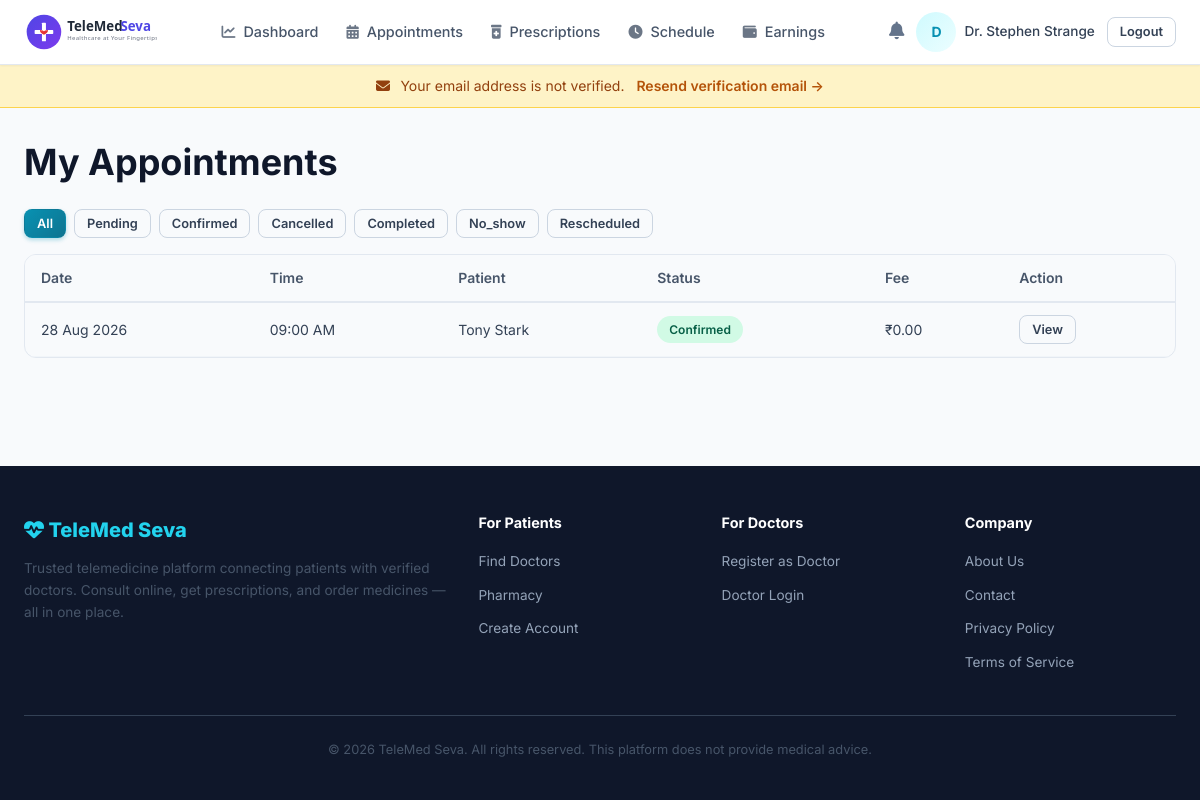
The page /appointments/my (signed in) on the database its author committed.
### app/models/user.py (models this page shows, shortened)
class User(UserMixin, db.Model):
    __tablename__ = 'users'
    id = db.Column(db.Integer, primary_key=True)
    email = db.Column(db.String(255), unique=True, nullable=False, index=True)
    password_hash = db.Column(db.String(256), nullable=False)
    role = db.Column(db.Enum(UserRole), nullable=False, default=UserRole.PATIENT)
    is_active = db.Column(db.Boolean, default=True, nullable=False)
    email_verified = db.Column(db.Boolean, default=False, nullable=False)
    created_at = db.Column(db.DateTime, default=lambda: datetime.now(timezone.utc), nullable=False)
    updated_at = db.Column(
        db.DateTime,
        default=lambda: datetime.now(timezone.utc),
        onupdate=lambda: datetime.now(timezone.utc),
    )
    last_login_at = db.Column(db.DateTime)
    last_login_ip = db.Column(db.String(45))
    patient_profile = db.relationship(
        'PatientProfile', backref='user', uselist=False, cascade='all, delete-orphan'
    )
    doctor_profile = db.relationship(
        'DoctorProfile', backref='user', uselist=False, cascade='all, delete-orphan'
    )
    addresses = db.relationship('Address', backref='user', lazy='dynamic', cascade='all, delete-orphan')
    notifications = db.relationship('Notification', backref='user', lazy='dynamic', cascade='all, delete-orphan')
    @property
    def display_name(self):
        if self.role == UserRole.PATIENT and self.patient_profile:
            return self.patient_profile.full_name
        if self.role == UserRole.DOCTOR and self.doctor_profile:
            return f'Dr. {self.doctor_profile.full_name}'
        return self.email.split('@')[0]
    @property
    def avatar_url(self):
        profile = self.patient_profile or self.doctor_profile
        if profile and profile.avatar:
            return f'/uploads/avatars/{profile.avatar}'
        return None

class DoctorProfile(db.Model):
    __tablename__ = 'doctor_profiles'
    id = db.Column(db.Integer, primary_key=True)
    user_id = db.Column(db.Integer, db.ForeignKey('users.id', ondelete='CASCADE'), unique=True, nullable=False)
    first_name = db.Column(db.String(100), nullable=False)
    last_name = db.Column(db.String(100), nullable=False)
    phone = db.Column(db.String(20))
    avatar = db.Column(db.String(255))
    specialty_id = db.Column(db.Integer, db.ForeignKey('specialties.id'), nullable=True)
    qualifications = db.Column(db.String(500))
    registration_number = db.Column(db.String(100))
    experience_years = db.Column(db.Integer, default=0)
    bio = db.Column(db.Text)
    languages = db.Column(db.String(300))
    consultation_fee = db.Column(db.Numeric(10, 2), default=0)
    consultation_duration = db.Column(db.Integer, default=30)  # minutes
    is_verified = db.Column(db.Boolean, default=False, nullable=False)
    is_available = db.Column(db.Boolean, default=True, nullable=False)
    created_at = db.Column(db.DateTime, default=lambda: datetime.now(timezone.utc), nullable=False)
    updated_at = db.Column(
        db.DateTime,
        default=lambda: datetime.now(timezone.utc),
        onupdate=lambda: datetime.now(timezone.utc),
    )
    specialty = db.relationship('Specialty', backref='doctors')
    verification = db.relationship(
        'DoctorVerification', backref='doctor', uselist=False, cascade='all, delete-orphan'
    )
    availabilities = db.relationship('Availability', backref='doctor', cascade='all, delete-orphan')
    reviews = db.relationship('Review', backref='doctor', lazy='dynamic')
    @property
    def full_name(self):
        return f'{self.first_name} {self.last_name}'

class PatientProfile(db.Model):
    __tablename__ = 'patient_profiles'
    id = db.Column(db.Integer, primary_key=True)
    user_id = db.Column(db.Integer, db.ForeignKey('users.id', ondelete='CASCADE'), unique=True, nullable=False)
    first_name = db.Column(db.String(100), nullable=False)
    last_name = db.Column(db.String(100), nullable=False)
    phone = db.Column(db.String(20))
    date_of_birth = db.Column(db.Date)
    gender = db.Column(db.Enum(Gender))
    blood_group = db.Column(db.Enum(BloodGroup))
    avatar = db.Column(db.String(255))
    allergies = db.Column(db.Text)
    medical_history = db.Column(db.Text)
    emergency_contact_name = db.Column(db.String(200))
    emergency_contact_phone = db.Column(db.String(20))
    created_at = db.Column(db.DateTime, default=lambda: datetime.now(timezone.utc), nullable=False)
    updated_at = db.Column(
        db.DateTime,
        default=lambda: datetime.now(timezone.utc),
        onupdate=lambda: datetime.now(timezone.utc),
    )
    @property
    def full_name(self):
        return f'{self.first_name} {self.last_name}'

### app/models/appointment.py (models this page shows, shortened)
class Appointment(db.Model):
    __tablename__ = 'appointments'
    id = db.Column(db.Integer, primary_key=True)
    patient_id = db.Column(
        db.Integer,
        db.ForeignKey('users.id', ondelete='CASCADE'),
        nullable=False,
        index=True,
    )
    doctor_id = db.Column(
        db.Integer,
        db.ForeignKey('doctor_profiles.id', ondelete='CASCADE'),
        nullable=False,
        index=True,
    )
    appointment_date = db.Column(db.Date, nullable=False)
    start_time = db.Column(db.Time, nullable=False)
    end_time = db.Column(db.Time, nullable=False)
    appointment_type = db.Column(
        db.Enum(AppointmentType), default=AppointmentType.VIDEO, nullable=False
    )
    status = db.Column(
        db.Enum(AppointmentStatus),
        default=AppointmentStatus.PENDING,
        nullable=False,
        index=True,
    )
    cancellation_reason = db.Column(db.Text)
    cancelled_by = db.Column(db.Integer, db.ForeignKey('users.id'), nullable=True)
    locked_until = db.Column(db.DateTime, nullable=True)
    locked_by = db.Column(db.Integer, db.ForeignKey('users.id'), nullable=True)
    patient_notes = db.Column(db.Text)
    consultation_fee = db.Column(db.Numeric(10, 2), nullable=False, default=0)
    rescheduled_from = db.Column(db.Integer, db.ForeignKey('appointments.id'), nullable=True)
    created_at = db.Column(db.DateTime, default=lambda: datetime.now(timezone.utc), nullable=False)
    updated_at = db.Column(
        db.DateTime,
        default=lambda: datetime.now(timezone.utc),
        onupdate=lambda: datetime.now(timezone.utc),
    )
    patient = db.relationship('User', foreign_keys=[patient_id], backref='patient_appointments')
    doctor = db.relationship('DoctorProfile', backref='appointments')
    consultation = db.relationship(
        'Consultation', backref='appointment', uselist=False, cascade='all, delete-orphan'
    )
    payment = db.relationship(
        'Payment',
        primaryjoin="and_(Payment.reference_type=='appointment', "
                    "foreign(Payment.reference_id)==Appointment.id)",
        viewonly=True,
        uselist=False,
    )
    __table_args__ = (
        db.UniqueConstraint(
            'doctor_id', 'appointment_date', 'start_time',
            name='uq_doctor_date_slot',
        ),
    )
    VALID_TRANSITIONS = {
        AppointmentStatus.PENDING: {
            AppointmentStatus.CONFIRMED,
            AppointmentStatus.CANCELLED,
        },
        AppointmentStatus.CONFIRMED: {
            AppointmentStatus.COMPLETED,
            AppointmentStatus.CANCELLED,
            AppointmentStatus.NO_SHOW,
            AppointmentStatus.RESCHEDULED,
        },
        AppointmentStatus.CANCELLED: set(),
        AppointmentStatus.COMPLETED: set(),
        AppointmentStatus.NO_SHOW: set(),
        AppointmentStatus.RESCHEDULED: set(),
    }

### app/appointments/routes.py (the view)
@appointments_bp.route('/my')
@login_required
def my_appointments():
    if current_user.role == UserRole.PATIENT:
        query = Appointment.query.filter_by(patient_id=current_user.id)
    elif current_user.role == UserRole.DOCTOR:
        query = Appointment.query.filter_by(doctor_id=current_user.doctor_profile.id)
    else:
        abort(403)
    status_filter = request.args.get('status')
    if status_filter:
        try:
            query = query.filter_by(status=AppointmentStatus(status_filter))
        except ValueError:
            pass
    appointments = paginate_query(
        query.order_by(Appointment.appointment_date.desc(), Appointment.start_time.desc()),
        per_page=15,
    )
    return render_template(
        'appointments/list.html',
        title='My Appointments',
        appointments=appointments,
        statuses=AppointmentStatus,
    )

### app/templates/appointments/list.html (shortened to what this page needs)
{% extends "base.html" %}
{% block content %}
<div class="container">
  <h1 class="mb-6">My Appointments</h1>
  <div style="margin-bottom:var(--space-4); display:flex; gap:var(--space-2); flex-wrap:wrap;">
    <a href="{{ url_for('appointments.my_appointments') }}" class="btn {{ 'btn-primary' if not request.args.get('status') else 'btn-outline' }} btn-sm">All</a>
    {% for st in statuses %}<a href="?status={{ st.value }}" class="btn {{ 'btn-primary' if request.args.get('status') == st.value else 'btn-outline' }} btn-sm">{{ st.value|title }}</a>{% endfor %}
  </div>
  {% if appointments.items %}
  <div class="table-responsive"><table><thead><tr><th>Date</th><th>Time</th><th>{% if current_user.role.value == 'patient' %}Doctor{% else %}Patient{% endif %}</th><th>Status</th><th>Fee</th><th>Action</th></tr></thead><tbody>
  {% for appt in appointments.items %}
  <tr><td>{{ appt.appointment_date.strftime('%d %b %Y') }}</td><td>{{ appt.start_time.strftime('%I:%M %p') }}</td>
  <td>{% if current_user.role.value == 'patient' %}Dr. {{ appt.doctor.full_name }}{% else %}{{ appt.patient.display_name }}{% endif %}</td>
  <td><span class="badge badge-{{ 'success' if appt.status.value == 'confirmed' else 'warning' if appt.status.value == 'pending' else 'danger' if appt.status.value == 'cancelled' else 'info' }}">{{ appt.status.value }}</span></td>
  <td>{{ currency }}{{ appt.consultation_fee }}</td>
  <td><a href="{{ url_for('appointments.detail', appointment_id=appt.id) }}" class="btn btn-outline btn-sm">View</a>
  </td></tr>
  {% endfor %}
  </tbody></table></div>
  {% else %}<div class="empty-state"><div class="empty-icon"><i class="fas fa-calendar"></i></div><h3>No appointments found</h3></div>{% endif %}
</div>
{% endblock %}

### app/templates/base.html (shortened to what this page needs)
<!DOCTYPE html>
<html lang="en">
<head>
  <link rel="stylesheet" href="https://cdnjs.cloudflare.com/ajax/libs/font-awesome/6.5.1/css/all.min.css">
  <link rel="stylesheet" href="{{ url_for('static', filename='css/style.css') }}">
</head>
<body>
  <nav class="navbar">
    <div class="navbar-inner">
      <a href="{{ url_for('auth.login') if not current_user.is_authenticated else
                 (url_for('patient.dashboard') if current_user.role.value == 'patient' else
                  url_for('doctor.dashboard') if current_user.role.value == 'doctor' else
                  url_for('admin.dashboard')) }}" class="navbar-brand">
        <img src="{{ url_for('static', filename='images/logo.svg') }}" alt="TeleMed Seva" style="height: 40px; margin-right: 0;">
      </a>
      <ul class="navbar-nav">
        {% if current_user.is_authenticated %}
          {% if current_user.role.value == 'patient' %}
            <li><a href="{{ url_for('patient.dashboard') }}" class="{{ 'active' if request.endpoint == 'patient.dashboard' }}"><i class="fas fa-home"></i> Dashboard</a></li>
            <li><a href="{{ url_for('appointments.search_doctors') }}" class="{{ 'active' if 'appointments' in request.endpoint|default('') }}"><i class="fas fa-user-md"></i> Find Doctors</a></li>
            <li><a href="{{ url_for('appointments.my_appointments') }}"><i class="fas fa-calendar-check"></i> Appointments</a></li>
            <li><a href="{{ url_for('pharmacy.catalog') }}" class="{{ 'active' if 'pharmacy' in request.endpoint|default('') }}"><i class="fas fa-pills"></i> Pharmacy</a></li>
            <li><a href="{{ url_for('prescriptions.my_prescriptions') }}"><i class="fas fa-prescription"></i> Prescriptions</a></li>
            <li><a href="{{ url_for('patient.medical_records') }}"><i class="fas fa-file-medical"></i> Records</a></li>
            <li><a href="{{ url_for('patient.support') }}"><i class="fas fa-headset"></i> Support</a></li>
          {% elif current_user.role.value == 'doctor' %}
            <li><a href="{{ url_for('doctor.dashboard') }}" class="{{ 'active' if request.endpoint == 'doctor.dashboard' }}"><i class="fas fa-chart-line"></i> Dashboard</a></li>
            <li><a href="{{ url_for('appointments.my_appointments') }}"><i class="fas fa-calendar-alt"></i> Appointments</a></li>
            <li><a href="{{ url_for('prescriptions.my_prescriptions') }}"><i class="fas fa-prescription-bottle-alt"></i> Prescriptions</a></li>
            <li><a href="{{ url_for('doctor.availability') }}"><i class="fas fa-clock"></i> Schedule</a></li>
            <li><a href="{{ url_for('doctor.earnings') }}"><i class="fas fa-wallet"></i> Earnings</a></li>
          {% endif %}
        {% endif %}
      </ul>
      <div class="navbar-actions">
        {% if current_user.is_authenticated %}
          <a href="{{ url_for('notifications.list_notifications') }}" class="notification-badge" title="Notifications">
            <i class="fas fa-bell" style="font-size:1.1rem; color:var(--gray-500);"></i>
          </a>
          <div style="display:flex; align-items:center; gap:0.5rem;">
            <div class="avatar">
              {% if current_user.avatar_url %}
                <img src="{{ current_user.avatar_url }}" alt="Avatar">
              {% else %}
                {{ current_user.display_name[0] | upper }}
              {% endif %}
            </div>
            <a href="{% if current_user.role.value == 'patient' %}{{ url_for('patient.profile') }}{% elif current_user.role.value == 'doctor' %}{{ url_for('doctor.profile') }}{% else %}{{ url_for('admin.dashboard') }}{% endif %}"
               style="color:var(--gray-700); font-weight:500; font-size:0.85rem;">
              {{ current_user.display_name | truncate(20) }}
            </a>
          </div>
          <a href="{{ url_for('auth.logout') }}" class="btn btn-outline btn-sm">Logout</a>
        {% else %}
          <a href="{{ url_for('auth.login') }}" class="btn btn-outline btn-sm">Log In</a>
          <a href="{{ url_for('auth.register') }}" class="btn btn-primary btn-sm">Sign Up</a>
        {% endif %}
      </div>
    </div>
  </nav>
  {% if current_user.is_authenticated and not current_user.email_verified %}
    <div style="background:#fef3c7;border-bottom:1px solid #fcd34d;padding:0.6rem 1rem;text-align:center;font-size:0.875rem;color:#92400e;">
      <i class="fas fa-envelope" style="margin-right:0.4rem;"></i>
      Your email address is not verified.
      <a href="{{ url_for('auth.resend_verification') }}" style="color:#b45309;font-weight:600;margin-left:0.5rem;">
        Resend verification email &rarr;
      </a>
    </div>
  {% endif %}
  <main class="page-content">
    {% block content %}{% endblock %}
  </main>
  {% block footer %}
  <footer class="footer">
    <div class="container">
      <div class="footer-grid">
        <div>
          <div class="footer-brand"><i class="fas fa-heartbeat"></i> {{ platform_name }}</div>
          <p style="font-size:0.85rem; margin-bottom:var(--space-4);">
            Trusted telemedicine platform connecting patients with verified doctors.
            Consult online, get prescriptions, and order medicines — all in one place.
          </p>
        </div>
        <div>
          <h5>For Patients</h5>
          <ul>
            <li><a href="{{ url_for('appointments.search_doctors') }}">Find Doctors</a></li>
            <li><a href="{{ url_for('pharmacy.catalog') }}">Pharmacy</a></li>
            <li><a href="{{ url_for('auth.register') }}">Create Account</a></li>
          </ul>
        </div>
        <div>
          <h5>For Doctors</h5>
          <ul>
            <li><a href="{{ url_for('auth.register') }}">Register as Doctor</a></li>
            <li><a href="{{ url_for('auth.login') }}">Doctor Login</a></li>
          </ul>
        </div>
        <div>
          <h5>Company</h5>
          <ul>
            <li><a href="#">About Us</a></li>
            <li><a href="#">Contact</a></li>
            <li><a href="#">Privacy Policy</a></li>
            <li><a href="#">Terms of Service</a></li>
          </ul>
        </div>
      </div>
      <div class="footer-bottom">
        <p>&copy; {{ now().year }} {{ platform_name }}. All rights reserved. This platform does not provide medical advice.</p>
      </div>
    </div>
  </footer>
  {% endblock %}
</body>
</html>

### rows shown on the page
User: role.last_name "D", display_name "Dr. Stephen Strange"
Appointment: appointment_date "28 Aug 2026", start_time "09:00 AM", patient.display_name "Tony Stark", status.value "Confirmed", currency "₹", consultation_fee "0.00"

### other values the page prints
{{ st.value|title }} "Pending" "Confirmed" "Cancelled" "Completed" "No_show" "Rescheduled"
{{ platform_name }} "TeleMed Seva"
